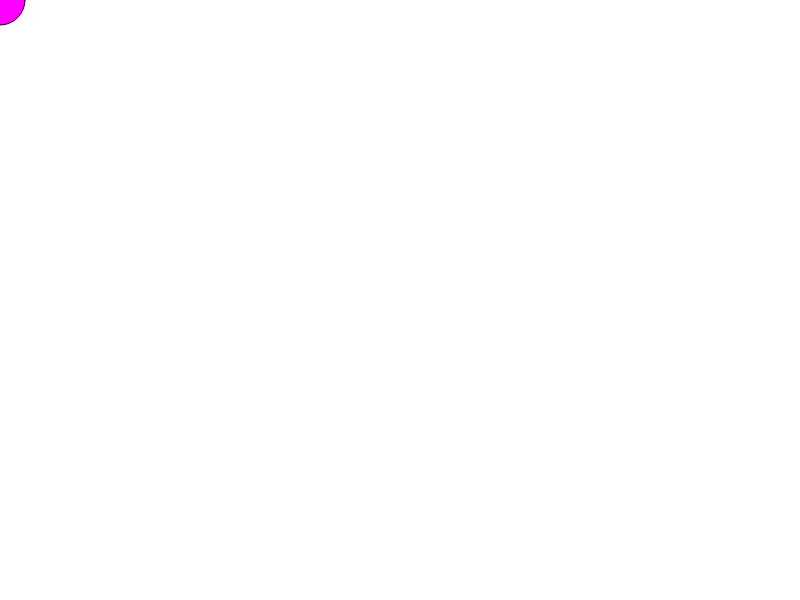
Frame 1 (no input)
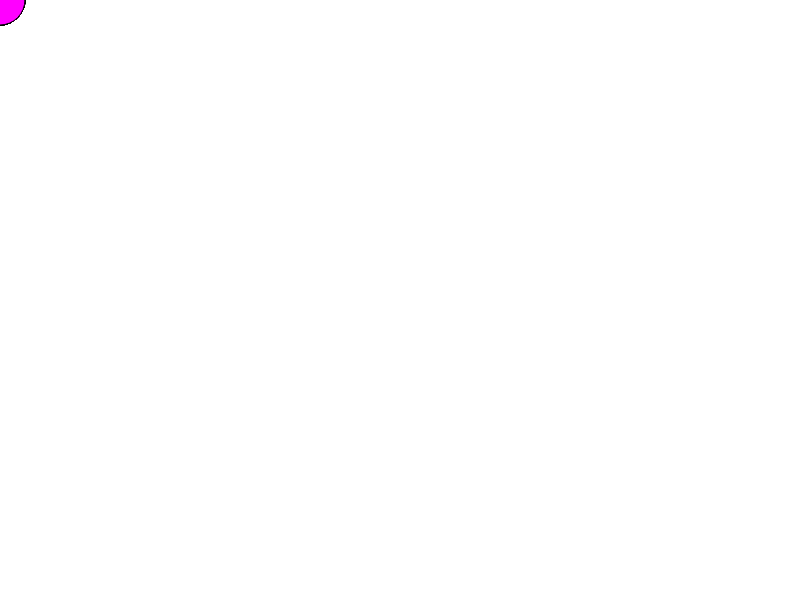
Frame 60 (no input)
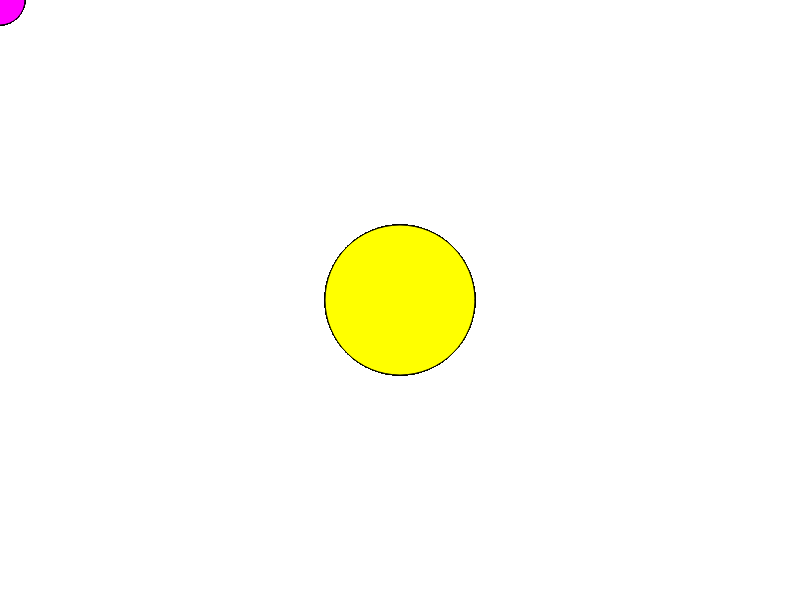
Frame 120 (the mouse pressed at the canvas centre since frame 60)

The p5.js sketch that drew these frames (run headless with seeded random() and noise() and a simulated clock; from frame 60 on, the mouse is pressed at the canvas centre):

// p5.js sketch
// ── sketch.js
function setup() {
  createCanvas(displayWidth, displayHeight);
}

function draw() {

if (mouseIsPressed) {
  fill(255,255,0);
  ellipse(mouseX, mouseY, 150, 150);
} else {
  fill(255,0,255);
  ellipse(mouseX, mouseY, 50, 50);
}
}
